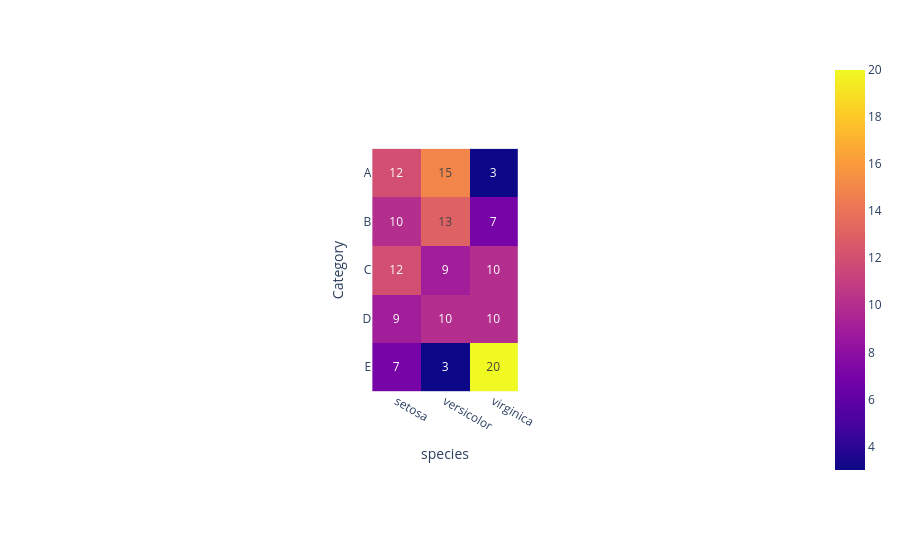

Notebook code for this chart:
### Code cell
fig = px.imshow(freq_matrix,text_auto=True)
fig.show()

### Figure 1 — Plotly figure (JSON) as saved in the notebook; plotly's stock layout.template omitted (floating-point values rounded to 4 significant figures)
{"data": [{"coloraxis": "coloraxis", "hovertemplate": "species: %{x}<br>Category: %{y}<br>color: %{z}<extra></extra>", "name": "0", "texttemplate": "%{z}", "type": "heatmap", "x": ["setosa", "versicolor", "virginica"], "xaxis": "x", "y": ["A", "B", "C", "D", "E"], "yaxis": "y", "z": [[12, 15, 3], [10, 13, 7], [12, 9, 10], [9, 10, 10], [7, 3, 20]]}], "layout": {"autosize": true, "coloraxis": {"colorscale": [[0, "#0d0887"], [0.1111, "#46039f"], [0.2222, "#7201a8"], [0.3333, "#9c179e"], [0.4444, "#bd3786"], [0.5556, "#d8576b"], [0.6667, "#ed7953"], [0.7778, "#fb9f3a"], [0.8889, "#fdca26"], [1, "#f0f921"]]}, "margin": {"t": 60}, "xaxis": {"anchor": "y", "autorange": true, "constrain": "domain", "domain": [0.4003, 0.5997], "range": [-0.5, 2.5], "scaleanchor": "y", "title": {"text": "species"}, "type": "category"}, "yaxis": {"anchor": "x", "autorange": true, "constrain": "domain", "domain": [0, 1], "range": [4.5, -0.5], "title": {"text": "Category"}, "type": "category"}}}
